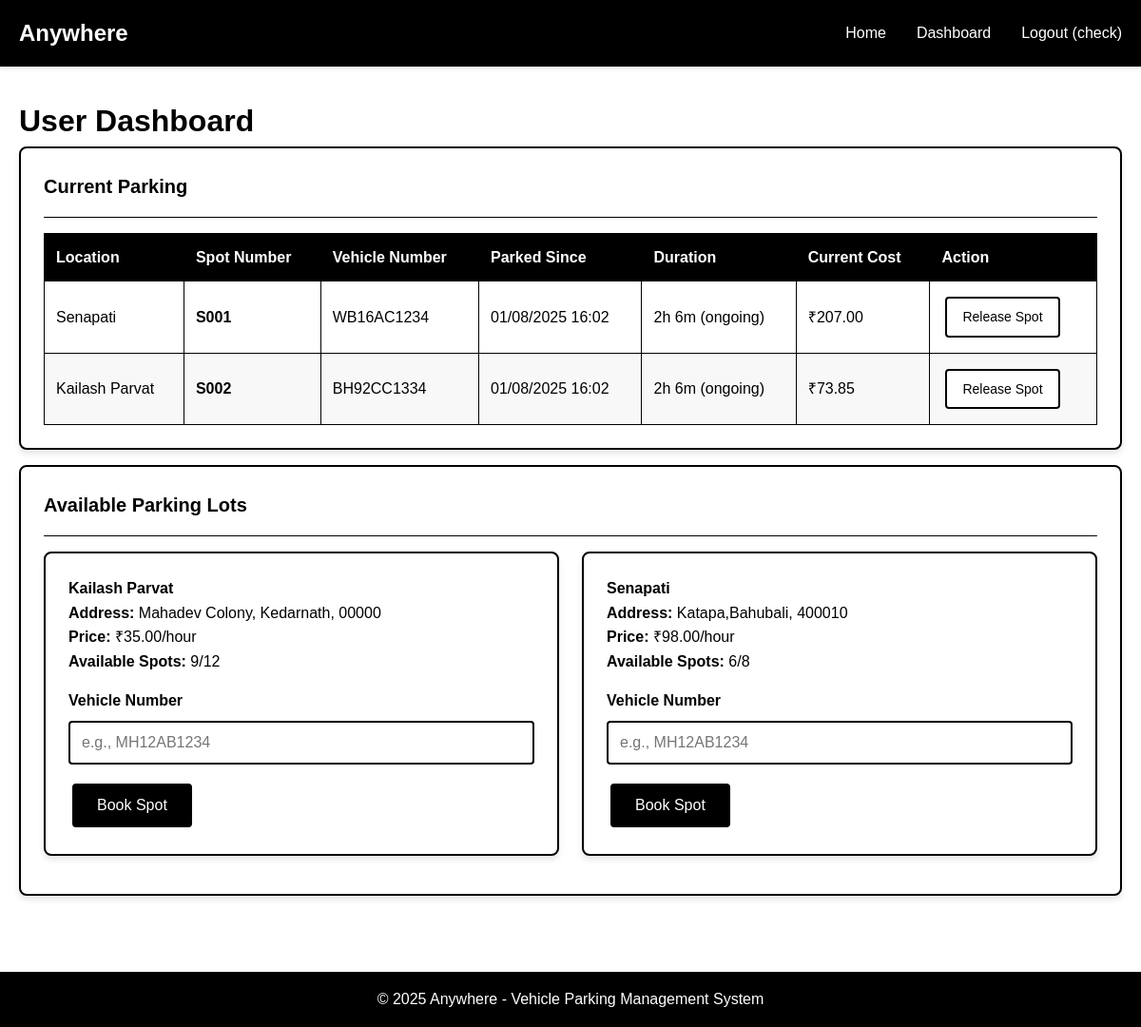
Page /user/dashboard (signed in) on the committed database.
### backend/models.py (models this page shows, shortened)
class User(db.Model):
    __tablename__ = 'users'
    id = db.Column(db.Integer, primary_key=True)
    username = db.Column(db.String(80), unique=True, nullable=False)
    email = db.Column(db.String(120), unique=True, nullable=False)
    password_hash = db.Column(db.String(120), nullable=False)
    phone = db.Column(db.String(15), nullable=True)
    is_admin = db.Column(db.Boolean, default=False)
    created_at = db.Column(db.DateTime, default=datetime.utcnow)
    reservations = db.relationship('Reservation', backref='user', lazy=True, cascade='all, delete-orphan')

class Reservation(db.Model):
    __tablename__ = 'reservations'
    id = db.Column(db.Integer, primary_key=True)
    spot_id = db.Column(db.Integer, db.ForeignKey('parking_spots.id'), nullable=False)
    user_id = db.Column(db.Integer, db.ForeignKey('users.id'), nullable=False)
    vehicle_number = db.Column(db.String(20), nullable=False)
    parking_timestamp = db.Column(db.DateTime, default=datetime.utcnow)
    leaving_timestamp = db.Column(db.DateTime, nullable=True)
    parking_cost = db.Column(db.Float, nullable=True)
    @property
    def duration_str(self):
        end_time = self.leaving_timestamp or datetime.utcnow()
        if self.parking_timestamp:
            duration = end_time - self.parking_timestamp
            hours = int(duration.total_seconds() // 3600)
            minutes = int((duration.total_seconds() % 3600) // 60)
            if not self.leaving_timestamp:
                return f"{hours}h {minutes}m (ongoing)"
            return f"{hours}h {minutes}m"
        return "N/A"
    @property
    def current_cost(self):
        if self.parking_timestamp and not self.leaving_timestamp:
            duration = datetime.utcnow() - self.parking_timestamp
            hours = duration.total_seconds() / 3600
            hours = max(1, hours) # assumed minimum charge of 1 hour
            return round(hours * self.spot.lot.price_per_hour, 2)
        return self.parking_cost or 0

class ParkingLot(db.Model):
    __tablename__ = 'parking_lots'
    id = db.Column(db.Integer, primary_key=True)
    prime_location_name = db.Column(db.String(100), nullable=False)
    address = db.Column(db.Text, nullable=False)
    pin_code = db.Column(db.String(10), nullable=False)
    price_per_hour = db.Column(db.Float, nullable=False)
    maximum_spots = db.Column(db.Integer, nullable=False)
    created_at = db.Column(db.DateTime, default=datetime.utcnow)
    spots = db.relationship('ParkingSpot', backref='lot', lazy=True, cascade='all, delete-orphan', order_by='ParkingSpot.spot_number')
    @property
    def available_spots_count(self):
        return len([spot for spot in self.spots if spot.status == 'A'])

class ParkingSpot(db.Model):
    __tablename__ = 'parking_spots'
    id = db.Column(db.Integer, primary_key=True)
    lot_id = db.Column(db.Integer, db.ForeignKey('parking_lots.id'), nullable=False)
    spot_number = db.Column(db.String(10), nullable=False)
    status = db.Column(db.String(1), default='A', nullable=False)  # A-Available, O-Occupied
    created_at = db.Column(db.DateTime, default=datetime.utcnow)
    reservations = db.relationship('Reservation', backref='spot', lazy=True)

### backend/app.py (the view)
@app.route('/user/dashboard')
@login_required
def user_dashboard():
    user = User.query.get(session['user_id'])
    if user.is_admin:
        return redirect(url_for('admin_dashboard'))
    lots = ParkingLot.query.all()
    available_lots = [lot for lot in lots if lot.available_spots_count > 0]
    current_reservations = Reservation.query.filter_by(
        user_id=user.id,
        leaving_timestamp=None
    ).all()
    past_reservations = Reservation.query.filter(
        Reservation.user_id == user.id,
        Reservation.leaving_timestamp.isnot(None)
    ).order_by(Reservation.leaving_timestamp.asc()).all()
    user_chart_data = {
        'labels': [res.leaving_timestamp.strftime('%b %d') for res in past_reservations],
        'costs': [res.parking_cost for res in past_reservations],
        'durations': [round((res.leaving_timestamp - res.parking_timestamp).total_seconds() / 3600, 2) for res in past_reservations]
    }
    return render_template('user_dashboard.html',
                           lots=available_lots,
                           current_reservations=current_reservations,
                           past_reservations=past_reservations,
                           user_chart_data=user_chart_data)

### backend/app.py (called while the page is built)
def login_required(f):
    @wraps(f)
    def decorated_function(*args, **kwargs):
        if 'user_id' not in session:
            flash('Please log in to access this page.', 'error')
            return redirect(url_for('login'))
        return f(*args, **kwargs)
    return decorated_function

### frontend/templates/user_dashboard.html (shortened to what this page needs)
{% extends "base.html" %}
{% block content %}
<h1>User Dashboard</h1>
{% if current_reservations %}
<div class="card mb-2">
    <div class="card-header">
        <h3 class="card-title">Current Parking</h3>
    </div>
    <table class="table">
        <thead>
            <tr>
                <th>Location</th>
                <th>Spot Number</th>
                <th>Vehicle Number</th>
                <th>Parked Since</th>
                <th>Duration</th>
                <th>Current Cost</th>
                <th>Action</th>
            </tr>
        </thead>
        <tbody>
            {% for reservation in current_reservations %}
            <tr>
                <td>{{ reservation.spot.lot.prime_location_name }}</td>
                <td><strong>{{ reservation.spot.spot_number }}</strong></td>
                <td>{{ reservation.vehicle_number }}</td>
                <td>{{ reservation.parking_timestamp.strftime('%d/%m/%Y %H:%M') }}</td>
                <td>{{ reservation.duration_str }}</td>
                <td>₹{{ "%.2f"|format(reservation.current_cost) }}</td>
                <td>
                    <a href="{{ url_for('release_spot', reservation_id=reservation.id) }}"
                       class="btn btn-small btn-danger"
                       onclick="return confirm('Are you sure you want to release this parking spot?')">Release Spot</a>
                </td>
            </tr>
            {% endfor %}
        </tbody>
    </table>
</div>
{% endif %}
<div class="card mb-2">
    <div class="card-header">
        <h3 class="card-title">Available Parking Lots</h3>
    </div>
    {% if lots %}
        <div class="row">
            {% for lot in lots %}
            <div class="col-md-6">
                <div class="card mb-2">
                    <h4>{{ lot.prime_location_name }}</h4>
                    <p><strong>Address:</strong> {{ lot.address }}, {{ lot.pin_code }}</p>
                    <p><strong>Price:</strong> ₹{{ "%.2f"|format(lot.price_per_hour) }}/hour</p>
                    <p><strong>Available Spots:</strong> {{ lot.available_spots_count }}/{{ lot.maximum_spots }}</p>
                    {% if lot.available_spots_count > 0 %}
                        <form method="POST" action="{{ url_for('book_spot', lot_id=lot.id) }}" style="margin-top: 1rem;">
                            <div class="form-group">
                                <label class="form-label" for="vehicle_number_{{ lot.id }}">Vehicle Number</label>
                                <input type="text"
                                       class="form-control"
                                       id="vehicle_number_{{ lot.id }}"
                                       name="vehicle_number"
                                       placeholder="e.g., MH12AB1234"
                                       required>
                            </div>
                            <button type="submit" class="btn btn-primary">Book Spot</button>
                        </form>
                    {% else %}
                        <p class="text-center"><em>No spots available</em></p>
                    {% endif %}
                </div>
            </div>
            {% endfor %}
        </div>
    {% else %}
        <p class="text-center p-2">No parking lots available at the moment.</p>
    {% endif %}
</div>
{% endblock %}

### frontend/templates/base.html (shortened to what this page needs)
<!DOCTYPE html>
<html lang="en">
<head>
    <link rel="stylesheet" href="{{ url_for('static', filename='css/style.css') }}">
</head>
<body>
    <header class="header">
        <div class="container">
            <nav class="navbar">
                <div class="logo">Anywhere</div>
                <ul class="nav-links">
                    <li><a href="{{ url_for('index') }}">Home</a></li>
                    {% if session.user_id %}
                        {% if session.is_admin %}
                            <li><a href="{{ url_for('admin_dashboard') }}">Dashboard</a></li>
                        {% else %}
                            <li><a href="{{ url_for('user_dashboard') }}">Dashboard</a></li>
                        {% endif %}
                        <li><a href="{{ url_for('logout') }}">Logout ({{ session.username }})</a></li>
                    {% else %}
                        <li><a href="{{ url_for('login') }}">Login</a></li>
                        <li><a href="{{ url_for('register') }}">Register</a></li>
                    {% endif %}
                </ul>
            </nav>
        </div>
    </header>
    <main class="main-content">
        <div class="container">
            {% block content %}{% endblock %}
        </div>
    </main>
    <footer class="footer">
        <div class="container">
            <p>&copy; 2025 Anywhere - Vehicle Parking Management System</p>
        </div>
    </footer>
</body>
</html>

### frontend/static/css/style.css (style rules this page uses)
* { margin: 0; padding: 0; box-sizing: border-box; }
body { font-family: 'Arial', sans-serif; background-color: #ffffff; color: #000000; line-height: 1.6; }
.container { max-width: 1200px; margin: 0 auto; padding: 0 20px; }
.header { background-color: #000000; color: #ffffff; padding: 1rem 0; box-shadow: 0 2px 5px rgba(0,0,0,0.1); }
.navbar { display: flex; justify-content: space-between; align-items: center; }
.logo { font-size: 1.5rem; font-weight: bold; }
.nav-links { display: flex; list-style: none; gap: 2rem; }
.nav-links a { color: #ffffff; text-decoration: none; transition: color 0.3s; }
.main-content { min-height: calc(100vh - 160px); padding: 2rem 0; }
.card { background-color: #ffffff; border: 2px solid #000000; border-radius: 8px; padding: 1.5rem; margin-bottom: 1.5rem; box-shadow: 0 4px 6px rgba(0,0,0,0.1); overflow: hidden; }
.card-header { border-bottom: 1px solid #000000; padding-bottom: 1rem; margin-bottom: 1rem; display: flex; justify-content: space-between; align-items: center; flex-wrap: wrap; }
.card-title { font-size: 1.25rem; font-weight: bold; color: #000000; margin-bottom: 0; }
.form-group { margin-bottom: 1rem; }
.form-label { display: block; margin-bottom: 0.5rem; font-weight: bold; color: #000000; }
.form-control { width: 100%; padding: 0.75rem; border: 2px solid #000000; border-radius: 4px; font-size: 1rem; background-color: #ffffff; color: #000000; }
.btn { display: inline-block; padding: 0.75rem 1.5rem; margin: 0.25rem; border: 2px solid #000000; border-radius: 4px; text-decoration: none; font-size: 1rem; cursor: pointer; transition: all 0.3s; text-align: center; background-color: #ffffff; color: #000000; }
.btn-primary { background-color: #000000; color: #ffffff; }
.btn-danger { border-color: #000000; color: #000000; }
.btn-small { padding: 0.5rem 1rem; font-size: 0.875rem; }
.table { width: 100%; border-collapse: collapse; margin-top: 1rem; }
.table th, .table td { padding: 0.75rem; text-align: left; border: 1px solid #000000; white-space: nowrap; }
.table th { background-color: #000000; color: #ffffff; font-weight: bold; }
.table tr:nth-child(even) { background-color: #f8f8f8; }
.row { display: flex; flex-wrap: wrap; margin: 0 -0.75rem; }
.col-md-8, .col-md-6, .col-md-4 { padding: 0 0.75rem; width: 100%; }
@media (min-width: 768px) { .col-md-6 { flex: 0 0 50%; max-width: 50%; } }
.footer { background-color: #000000; color: #ffffff; text-align: center; padding: 1rem 0; margin-top: 2rem; }
.mb-2 { margin-bottom: 1rem; }

### rows in the picture
User: username "check"
Reservation: spot.lot.prime_location_name "Senapati", spot.spot_number "S001", vehicle_number "WB16AC1234", parking_timestamp "01/08/2025 16:02", duration_str "2h 6m (ongoing)", current_cost "207.00"
Reservation: spot.lot.prime_location_name "Kailash Parvat", spot.spot_number "S002", vehicle_number "BH92CC1334", parking_timestamp "01/08/2025 16:02", duration_str "2h 6m (ongoing)", current_cost "73.85"
ParkingLot: prime_location_name "Kailash Parvat", address "Mahadev Colony, Kedarnath", pin_code "00000", price_per_hour "35.00", available_spots_count "9", maximum_spots "12", vehicle_number "e.g., MH12AB1234"
ParkingLot: prime_location_name "Senapati", address "Katapa,Bahubali", pin_code "400010", price_per_hour "98.00", available_spots_count "6", maximum_spots "8", vehicle_number "e.g., MH12AB1234"
